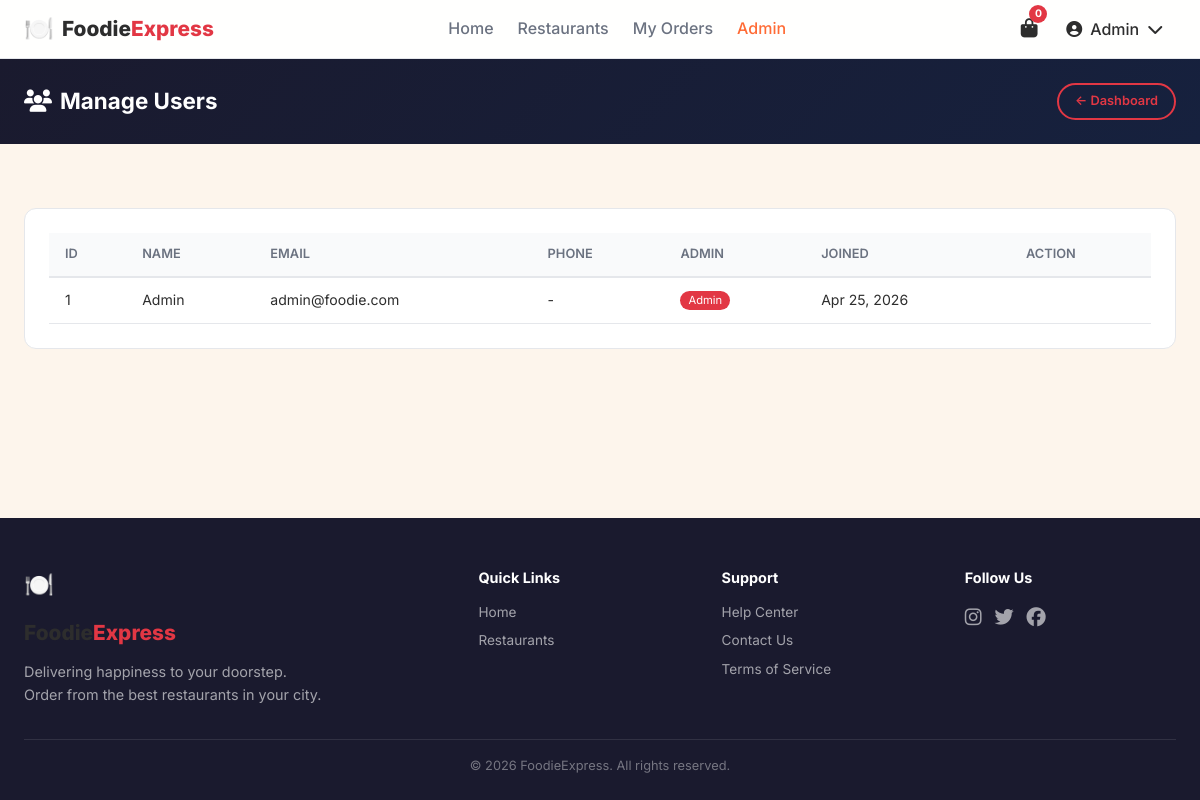
Page /admin/users (signed in) on the committed database.
### app/models.py (models this page shows, shortened)
class User(UserMixin, db.Model):
    __tablename__ = 'users'
    user_id = db.Column(db.Integer, primary_key=True)
    name = db.Column(db.String(100), nullable=False)
    email = db.Column(db.String(150), unique=True, nullable=False)
    phone = db.Column(db.String(20))
    address = db.Column(db.Text)
    password_hash = db.Column(db.String(255), nullable=False)
    is_admin = db.Column(db.Boolean, default=False)
    created_at = db.Column(db.DateTime, default=datetime.utcnow)
    carts = db.relationship('Cart', backref='user', lazy=True)
    orders = db.relationship('Order', backref='user', lazy=True)
    reviews = db.relationship('RestaurantReview', backref='user', lazy=True)

### app/routes/admin.py (the view)
@admin_bp.route('/users')
@admin_required
def manage_users():
    users = User.query.order_by(User.created_at.desc()).all()
    return render_template('admin/users.html', users=users)

### app/routes/admin.py (called while the page is built)
def admin_required(f):
    @wraps(f)
    @login_required
    def decorated(*args, **kwargs):
        if not current_user.is_admin:
            flash('Admin access required.', 'error')
            return redirect(url_for('main.home'))
        return f(*args, **kwargs)
    return decorated

### app/templates/admin/users.html (shortened to what this page needs)
{% extends 'base.html' %}
{% block content %}
<section class="admin-header"><div class="container"><h1><i class="fas fa-users"></i> Manage Users</h1><a href="{{ url_for('admin.dashboard') }}" class="btn btn-outline btn-sm">← Dashboard</a></div></section>
<section class="section"><div class="container"><div class="admin-card">
<div class="table-responsive"><table class="admin-table">
<thead><tr><th>ID</th><th>Name</th><th>Email</th><th>Phone</th><th>Admin</th><th>Joined</th><th>Action</th></tr></thead>
<tbody>
{% for u in users %}
<tr><td>{{ u.user_id }}</td><td>{{ u.name }}</td><td>{{ u.email }}</td><td>{{ u.phone or '-' }}</td>
<td>{% if u.is_admin %}<span class="badge-admin">Admin</span>{% else %}User{% endif %}</td>
<td>{{ u.created_at.strftime('%b %d, %Y') if u.created_at else '-' }}</td>
<td></td></tr>
{% endfor %}
</tbody></table></div></div></div></section>
{% endblock %}

### app/templates/base.html (shortened to what this page needs)
<!DOCTYPE html>
<html lang="en">
<head>
    <link rel="stylesheet" href="https://cdnjs.cloudflare.com/ajax/libs/font-awesome/6.5.1/css/all.min.css">
    <link rel="stylesheet" href="{{ url_for('static', filename='css/style.css') }}">
</head>
<body>
    <nav class="navbar" id="main-navbar">
        <div class="nav-container">
            <a href="{{ url_for('main.home') }}" class="nav-logo">
                <span class="logo-icon">🍽️</span>
                <span class="logo-text">Foodie<span class="logo-accent">Express</span></span>
            </a>
            <div class="nav-links" id="nav-links">
                <a href="{{ url_for('main.home') }}" class="nav-link">Home</a>
                <a href="{{ url_for('main.restaurants') }}" class="nav-link">Restaurants</a>
                {% if current_user.is_authenticated %}
                    <a href="{{ url_for('orders.order_history') }}" class="nav-link">My Orders</a>
                    {% if current_user.is_admin %}
                        <a href="{{ url_for('admin.dashboard') }}" class="nav-link nav-admin">Admin</a>
                    {% endif %}
                {% endif %}
            </div>
            <div class="nav-actions">
                {% if current_user.is_authenticated %}
                    <a href="{{ url_for('cart.view_cart') }}" class="nav-cart" id="nav-cart">
                        <i class="fas fa-shopping-bag"></i>
                        <span class="cart-badge" id="cart-badge">{{ cart_count }}</span>
                    </a>
                    <div class="nav-user-menu">
                        <button class="nav-user-btn" id="user-menu-btn">
                            <i class="fas fa-user-circle"></i>
                            <span>{{ current_user.name.split()[0] }}</span>
                            <i class="fas fa-chevron-down"></i>
                        </button>
                    </div>
                {% else %}
                    <a href="{{ url_for('auth.login') }}" class="btn btn-outline btn-sm">Login</a>
                    <a href="{{ url_for('auth.signup') }}" class="btn btn-primary btn-sm">Sign Up</a>
                {% endif %}
            </div>
        </div>
    </nav>
    <main class="main-content">
        {% block content %}{% endblock %}
    </main>
    <footer class="footer">
        <div class="footer-container">
            <div class="footer-grid">
                <div class="footer-brand">
                    <span class="logo-icon">🍽️</span>
                    <span class="logo-text">Foodie<span class="logo-accent">Express</span></span>
                    <p class="footer-desc">Delivering happiness to your doorstep. Order from the best restaurants in your city.</p>
                </div>
                <div class="footer-links">
                    <h4>Quick Links</h4>
                    <a href="{{ url_for('main.home') }}">Home</a>
                    <a href="{{ url_for('main.restaurants') }}">Restaurants</a>
                </div>
                <div class="footer-links">
                    <h4>Support</h4>
                    <a href="#">Help Center</a>
                    <a href="#">Contact Us</a>
                    <a href="#">Terms of Service</a>
                </div>
                <div class="footer-links">
                    <h4>Follow Us</h4>
                    <div class="social-links">
                        <a href="#"><i class="fab fa-instagram"></i></a>
                        <a href="#"><i class="fab fa-twitter"></i></a>
                        <a href="#"><i class="fab fa-facebook"></i></a>
                    </div>
                </div>
            </div>
            <div class="footer-bottom">
                <p>&copy; 2026 FoodieExpress. All rights reserved.</p>
            </div>
        </div>
    </footer>
</body>
</html>

### rows in the picture
User: name "Admin", user_id "1", email "admin@foodie.com", phone "-", is_admin "Admin", created_at "Apr 25, 2026"

### other values in the picture
{{ cart_count }} "0"
